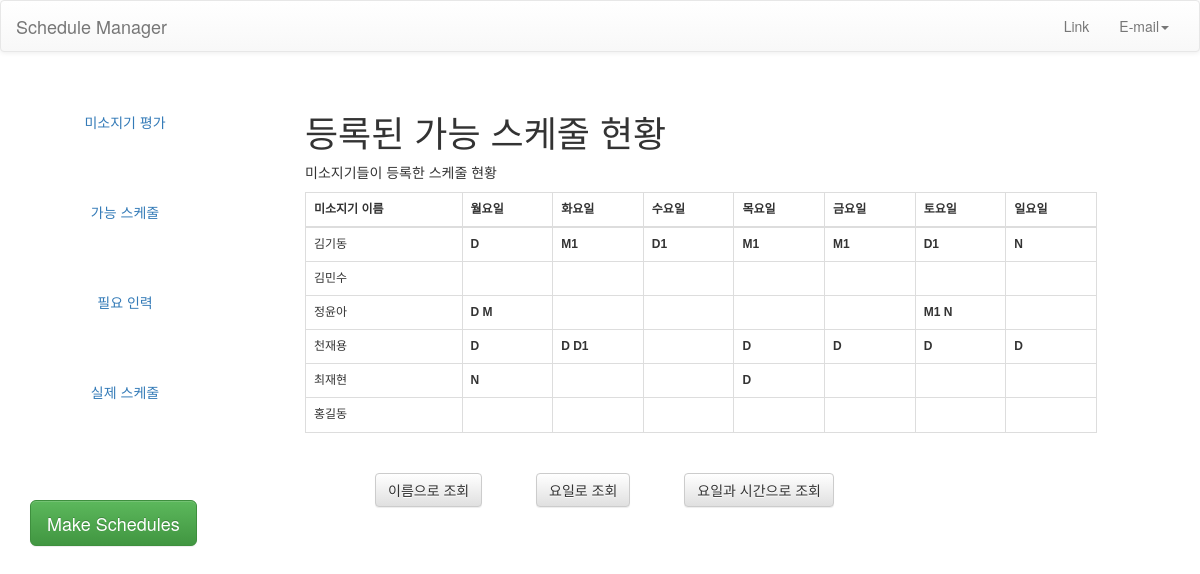
Before: /manager/possible/ with the older database file.
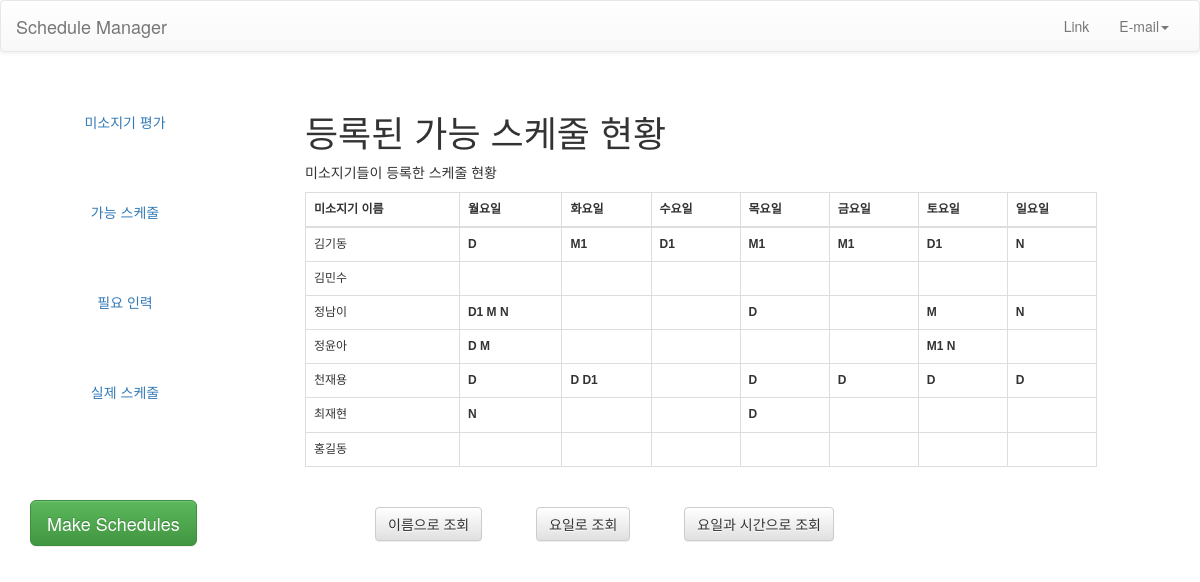
After: the same page with the newer database file.
### miso/models.py (models this page shows, shortened)
class Staff (models.Model):
    name = models.CharField(max_length=45)
    phone = models.CharField(max_length=20)
    score = models.FloatField(blank=True, default=50)
    possible_N_days = models.IntegerField(blank=True, default=3)
    newcomer = models.BooleanField(blank=True, default=False)
    min_complete = models.BooleanField (blank=True, default=False)
    max_complete = models.BooleanField (blank=True, default=False)
    class Meta:
        unique_together = ('name', 'phone')

class Possible_schedule(models.Model):
    staff_id = models.ForeignKey(Staff, on_delete= models.CASCADE)
    day_id = models.ForeignKey(Day, on_delete= models.CASCADE)
    is_assigned = models.BooleanField(blank=True, default=False)
    class Meta:
        unique_together = ('staff_id', 'day_id')

class Day (models.Model):
    day_opt = (
        ('월요일', '월요일'),
        ('화요일', '화요일'),
        ('수요일', '수요일'),
        ('목요일', '목요일'),
        ('금요일', '금요일'),
        ('토요일', '토요일'),
        ('일요일', '일요일'),
    )
    time_opt = (
        ('D', '선오픈'),
        ('D1', '후오픈'),
        ('D2', '준오픈'),
        ('M', '선미들'),
        ('M1', '미들1'),
        ('M2', '미들2'),
        ('M3', '미들3'),
        ('M4', '늦미들'),
        ('N', '선마감'),
        ('N1', '마감'),
        ('N2', '후마감'),
    )
    day = models.CharField(max_length=10, choices=day_opt)
    time = models.CharField(max_length=5,choices=time_opt)
    needs = models.IntegerField(blank=True, default=5)
    needs_newcomer = models.IntegerField(blank=True, default=2)
    real_origin = models.IntegerField(blank=True, default=0)
    real_newcomer = models.IntegerField(blank=True, default=0)
    class Meta:
        unique_together = ('day', 'time')

### miso/views.py (the view)
# urls.py: path('manager/possible/', possibleSchedulesView, name='manager-possible'),
def possibleSchedulesView(request):
    dayList =['월요일','화요일','수요일','목요일','금요일','토요일','일요일']
    if request.method=="GET":
        staffAll = Staff.objects.all().order_by('name')
        possibleAll = Possible_schedule.objects.all().order_by('day_id')
        context = {'staffAll':staffAll,'possibleAll':possibleAll, 'dayList':dayList}
    return render(request, 'plan/manager_possibles.html', context)

### template/plan/manager_possibles.html (shortened to what this page needs)
{% load static %}
<html>
<head>
  <link rel="stylesheet" type="text/css" href="{% static 'css/bootstrap.css' %}"/>
  <link rel="stylesheet" type="text/css" href="{% static 'css/bootstrap.min.css' %}"/>
  <link rel="stylesheet" type="text/css" href="{% static 'css/bootstrap-theme.css' %}"/>
  <link rel="stylesheet" type="text/css" href="{% static 'css/bootstrap-theme.min.css' %}"/>
  <link rel="stylesheet" type="text/css" href="{% static 'css/miso.css' %}"/>
</head>
<body>
    <nav class="navbar navbar-default" role="navigation">
	  <div class="container-fluid">
	    <div class="navbar-header">
	      <a class="navbar-brand" href="/manager/">Schedule Manager</a>
	    </div>
	    <div class="navbar-collapse collapse" id="navbar-collapse-1">
	      <ul class="nav navbar-nav navbar-right">
		<li><a href="#">Link</a></li>
		<li class="dropdown">
		  <a href="#" class="dropdown-toggle" data-toggle="dropdown" role="button" aria-expanded="false">E-mail<span class="caret"></span></a>
		</li>
	      </ul>
	    </div>
	  </div>
	</nav>
	<div id="page-wrapper">
      <div id="sidebar-wrapper">
        <ul class="nav nav-pills nav-stacked navbar-collapse">
          <li><a href="/manager/staff">미소지기 평가</a></li>
          <li><a href="/manager/possible">가능 스케줄</a></li>
          <li><a href="/manager/hr">필요 인력</a></li>
          <li><a href="/manager/real">실제 스케줄</a></li>
        </ul>
       	<ul class="sidebar-nav">
          <form onSubmit="return openPopup()" method="post">
            <button type="submit" class="btn btn-success btn-lg" >Make Schedules</button>
          </form>
       	</ul>
      </div>
      <div id="page-content-wrapper">
        <div class="container-fluid">
          <h1>등록된 가능 스케줄 현황</h1>
          <p>미소지기들이 등록한 스케줄 현황</p>
          <table class="table table-bordered table-hover">
          <thead>
          <tr>
            <th>미소지기 이름</th>
            <th>월요일</th>
            <th>화요일</th>
            <th>수요일</th>
            <th>목요일</th>
            <th>금요일</th>
            <th>토요일</th>
            <th>일요일</th>
          </tr>
          </thead>
          <tbody>
            {% for staff in staffAll %}
            {% with staff.name|add:":"|add:staff.phone as name%}
          <tr>
            <td>{{staff.name}}</td>
            {% for day in dayList %}
            <th>{% for possible in possibleAll %}
            {% if possible.staff_id == staff %}
            {% if day in possible.day_id.day %}
              {{ possible.day_id.time }}
            {% endif %}
            {% endif %}
            {% endfor %}
            </th>
            {% endfor %}
          </tr>
            {% endwith %}
            {% endfor %}
          </tbody>
        </table>
          <br>
          <form>
            <button id="button_margin_inquire_nameButton" class="btn btn-default" type="submit">이름으로 조회</button>
            <button id="button_margin_inquire_dayButton" class="btn btn-default" type="submit">요일로 조회</button>
            <button id="button_margin_inquire_dayTimeButton" class="btn btn-default" type="submit">요일과 시간으로 조회</button>
          </form>
        </div>
      </div>
    </div>
</body>
</html>

Changed rows visible on the page:
added Staff: name "정남이", phone "01057950301" (drawn)
added Possible_schedule: day_id.time "D1"
added Possible_schedule: day_id.time "M"
added Possible_schedule: day_id.time "N"
added Possible_schedule: day_id.time "D"
added Possible_schedule: day_id.time "M"
added Possible_schedule: day_id.time "N"
